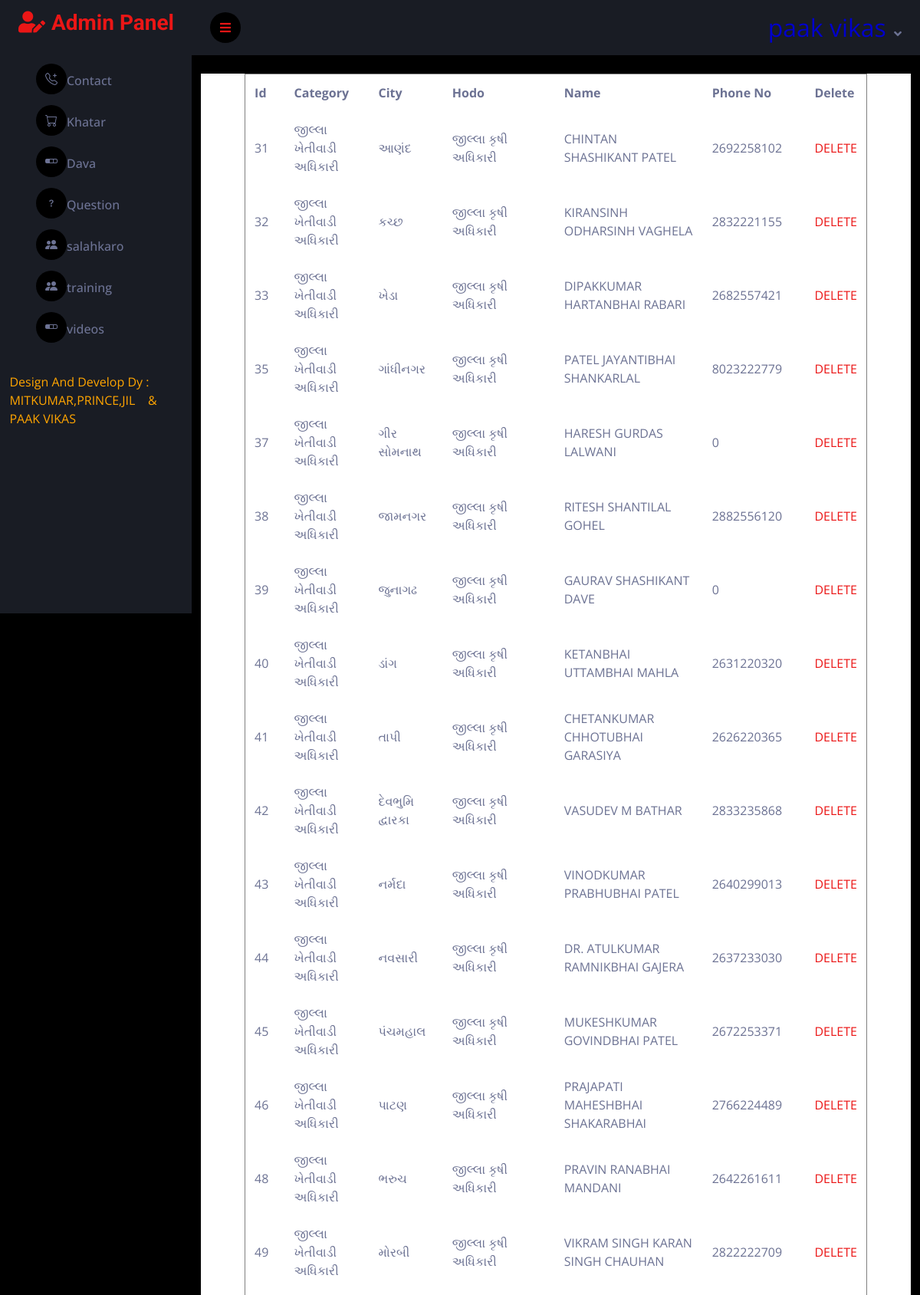
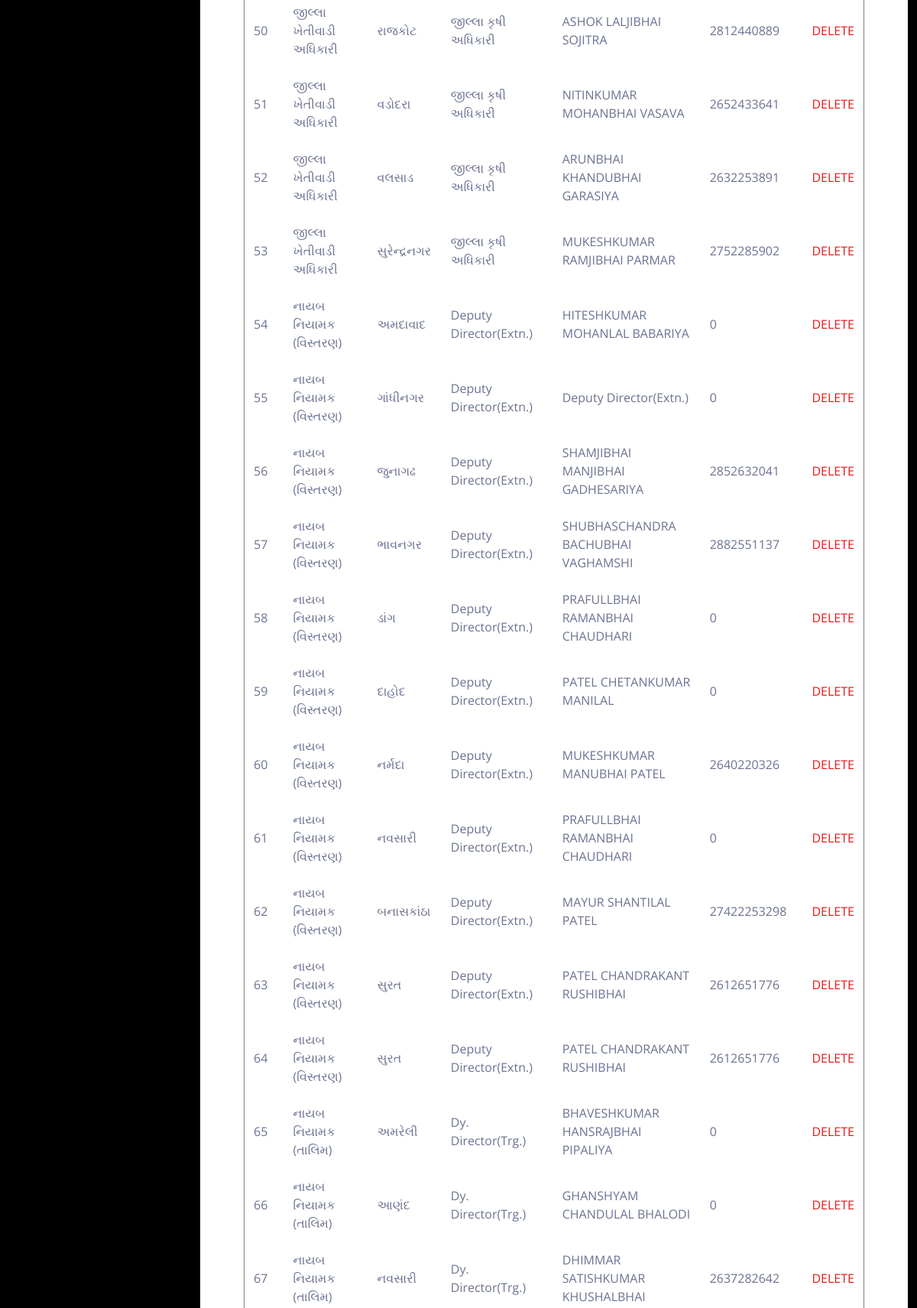
The app's page /admin/s_view.php (signed in, upper part) with its own data (2 pictures, top to bottom).
### tables this page shows
CREATE TABLE `salahkaro` (
  `id` bigint(12) NOT NULL,
  `category` varchar(50) NOT NULL,
  `city` varchar(50) NOT NULL,
  `hodo` varchar(50) NOT NULL,
  `name` varchar(50) NOT NULL,
  `phone` bigint(12) NOT NULL
);

### admin/s_view.php (the view)
<?php session_start();
if(isset($_SESSION['aid']))
{
 include "menu.php"; ?>
<div class="container-fluid pt-4 px-4">
                <div class="row g-4">
                    <div class="col-sm-6 col-xl-12" style="background-color: white;">
<table border=1 align="center" width=90% cellspacing="10" cellpadding="12">
		<tr>
			<th>Id</th>
			<th>Category</th>
			<th>City</th>
			<th>Hodo</th>
			<th>Name</th>
			<th>Phone No</th>
			<th>Delete</th>
		</tr>
		<?php
			include "connection.php";
			$s = mysqli_query($con,"select * from salahkaro");
		while($r = mysqli_fetch_array($s))
		{
		?>
		<tr>
				<td><?php echo $r['id']; ?></td>
				<td><?php echo $r['category']; ?></td>
				<td><?php echo $r['city']; ?></td>
				<td><?php echo $r['hodo']; ?></td>
				<td><?php echo $r['name']; ?></td>
				<td><?php echo $r['phone']; ?></td>
				<td><a href="s_delete.php?i=<?php echo $r['id']; ?>">DELETE</a></td>
		</tr>
		<?php
			}
		?>
	</table>
</div>
</div>
</div>
<?php include "footer.php";
}
else
{
    header("location:index.php");
}
?>

### admin/css/style.css (style rules this page uses)
:root { --primary: #EB1616; --secondary: #191C24; --light: #6C7293; --dark: #000000; }

### records on screen
salahkaro: id "31", category "જીલ્લા ખેતીવાડી અધિકારી", city "આણંદ", hodo "જીલ્લા કૃષી અધિકારી", name "CHINTAN SHASHIKANT PATEL", phone "2692258102"
salahkaro: id "32", category "જીલ્લા ખેતીવાડી અધિકારી", city "કચ્છ", hodo "જીલ્લા કૃષી અધિકારી", name "KIRANSINH ODHARSINH VAGHELA", phone "2832221155"
salahkaro: id "33", category "જીલ્લા ખેતીવાડી અધિકારી", city "ખેડા", hodo "જીલ્લા કૃષી અધિકારી", name "DIPAKKUMAR HARTANBHAI RABARI", phone "2682557421"
salahkaro: id "35", category "જીલ્લા ખેતીવાડી અધિકારી", city "ગાંધીનગર", hodo "જીલ્લા કૃષી અધિકારી", name "PATEL JAYANTIBHAI SHANKARLAL", phone "8023222779"
salahkaro: id "37", category "જીલ્લા ખેતીવાડી અધિકારી", city "ગીર સોમનાથ", hodo "જીલ્લા કૃષી અધિકારી", name "HARESH GURDAS LALWANI", phone "0"
salahkaro: id "38", category "જીલ્લા ખેતીવાડી અધિકારી", city "જામનગર", hodo "જીલ્લા કૃષી અધિકારી", name "RITESH SHANTILAL GOHEL", phone "2882556120"
salahkaro: id "39", category "જીલ્લા ખેતીવાડી અધિકારી", city "જુનાગઢ", hodo "જીલ્લા કૃષી અધિકારી", name "GAURAV SHASHIKANT DAVE", phone "0"
salahkaro: id "40", category "જીલ્લા ખેતીવાડી અધિકારી", city "ડાંગ", hodo "જીલ્લા કૃષી અધિકારી", name "KETANBHAI UTTAMBHAI MAHLA", phone "2631220320"
salahkaro: id "41", category "જીલ્લા ખેતીવાડી અધિકારી", city "તાપી", hodo "જીલ્લા કૃષી અધિકારી", name "CHETANKUMAR CHHOTUBHAI GARASIYA", phone "2626220365"
salahkaro: id "42", category "જીલ્લા ખેતીવાડી અધિકારી", city "દેવભુમિ દ્વારકા", hodo "જીલ્લા કૃષી અધિકારી", name "VASUDEV M BATHAR", phone "2833235868"
salahkaro: id "43", category "જીલ્લા ખેતીવાડી અધિકારી", city "નર્મદા", hodo "જીલ્લા કૃષી અધિકારી", name "VINODKUMAR PRABHUBHAI PATEL", phone "2640299013"
salahkaro: id "44", category "જીલ્લા ખેતીવાડી અધિકારી", city "નવસારી", hodo "જીલ્લા કૃષી અધિકારી", name "DR. ATULKUMAR RAMNIKBHAI GAJERA", phone "2637233030"
salahkaro: id "45", category "જીલ્લા ખેતીવાડી અધિકારી", city "પંચમહાલ", hodo "જીલ્લા કૃષી અધિકારી", name "MUKESHKUMAR GOVINDBHAI PATEL", phone "2672253371"
salahkaro: id "46", category "જીલ્લા ખેતીવાડી અધિકારી", city "પાટણ", hodo "જીલ્લા કૃષી અધિકારી", name "PRAJAPATI MAHESHBHAI SHAKARABHAI", phone "2766224489"
salahkaro: id "48", category "જીલ્લા ખેતીવાડી અધિકારી", city "ભરુચ", hodo "જીલ્લા કૃષી અધિકારી", name "PRAVIN RANABHAI MANDANI", phone "2642261611"
salahkaro: id "49", category "જીલ્લા ખેતીવાડી અધિકારી", city "મોરબી", hodo "જીલ્લા કૃષી અધિકારી", name "VIKRAM SINGH KARAN SINGH CHAUHAN", phone "2822222709"
salahkaro: id "50", category "જીલ્લા ખેતીવાડી અધિકારી", city "રાજકોટ", hodo "જીલ્લા કૃષી અધિકારી", name "ASHOK LALJIBHAI SOJITRA", phone "2812440889"
salahkaro: id "51", category "જીલ્લા ખેતીવાડી અધિકારી", city "વડોદરા", hodo "જીલ્લા કૃષી અધિકારી", name "NITINKUMAR MOHANBHAI VASAVA", phone "2652433641"
salahkaro: id "52", category "જીલ્લા ખેતીવાડી અધિકારી", city "વલસાડ", hodo "જીલ્લા કૃષી અધિકારી", name "ARUNBHAI KHANDUBHAI GARASIYA", phone "2632253891"
salahkaro: id "53", category "જીલ્લા ખેતીવાડી અધિકારી", city "સુરેન્દ્રનગર", hodo "જીલ્લા કૃષી અધિકારી", name "MUKESHKUMAR RAMJIBHAI PARMAR", phone "2752285902"
salahkaro: id "54", category "નાયબ નિયામક (વિસ્તરણ)", city "અમદાવાદ", hodo "Deputy Director(Extn.)", name "HITESHKUMAR MOHANLAL BABARIYA", phone "0"
salahkaro: id "55", category "નાયબ નિયામક (વિસ્તરણ)", city "ગાંધીનગર", hodo "Deputy Director(Extn.)", name "Deputy Director(Extn.)", phone "0"
salahkaro: id "56", category "નાયબ નિયામક (વિસ્તરણ)", city "જુનાગઢ", hodo "Deputy Director(Extn.)", name "SHAMJIBHAI MANJIBHAI GADHESARIYA", phone "2852632041"
salahkaro: id "57", category "નાયબ નિયામક (વિસ્તરણ)", city "ભાવનગર", hodo "Deputy Director(Extn.)", name "SHUBHASCHANDRA BACHUBHAI VAGHAMSHI", phone "2882551137"
salahkaro: id "58", category "નાયબ નિયામક (વિસ્તરણ)", city "ડાંગ", hodo "Deputy Director(Extn.)", name "PRAFULLBHAI RAMANBHAI CHAUDHARI", phone "0"
salahkaro: id "59", category "નાયબ નિયામક (વિસ્તરણ)", city "દાહોદ", hodo "Deputy Director(Extn.)", name "PATEL CHETANKUMAR MANILAL", phone "0"
salahkaro: id "60", category "નાયબ નિયામક (વિસ્તરણ)", city "નર્મદા", hodo "Deputy Director(Extn.)", name "MUKESHKUMAR MANUBHAI PATEL", phone "2640220326"
salahkaro: id "61", category "નાયબ નિયામક (વિસ્તરણ)", city "નવસારી", hodo "Deputy Director(Extn.)", name "PRAFULLBHAI RAMANBHAI CHAUDHARI", phone "0"
salahkaro: id "62", category "નાયબ નિયામક (વિસ્તરણ)", city "બનાસકાંઠા", hodo "Deputy Director(Extn.)", name "MAYUR SHANTILAL PATEL", phone "27422253298"
salahkaro: id "63", category "નાયબ નિયામક (વિસ્તરણ)", city "સુરત", hodo "Deputy Director(Extn.)", name "PATEL CHANDRAKANT RUSHIBHAI", phone "2612651776"
salahkaro: id "64", category "નાયબ નિયામક (વિસ્તરણ)", city "સુરત", hodo "Deputy Director(Extn.)", name "PATEL CHANDRAKANT RUSHIBHAI", phone "2612651776"
salahkaro: id "65", category "નાયબ નિયામક (તાલિમ)", city "અમરેલી", hodo "Dy. Director(Trg.)", name "BHAVESHKUMAR HANSRAJBHAI PIPALIYA", phone "0"
salahkaro: id "66", category "નાયબ નિયામક (તાલિમ)", city "આણંદ", hodo "Dy. Director(Trg.)", name "GHANSHYAM CHANDULAL BHALODI", phone "0"
salahkaro: id "67", category "નાયબ નિયામક (તાલિમ)", city "નવસારી", hodo "Dy. Director(Trg.)", name "DHIMMAR SATISHKUMAR KHUSHALBHAI", phone "2637282642"
